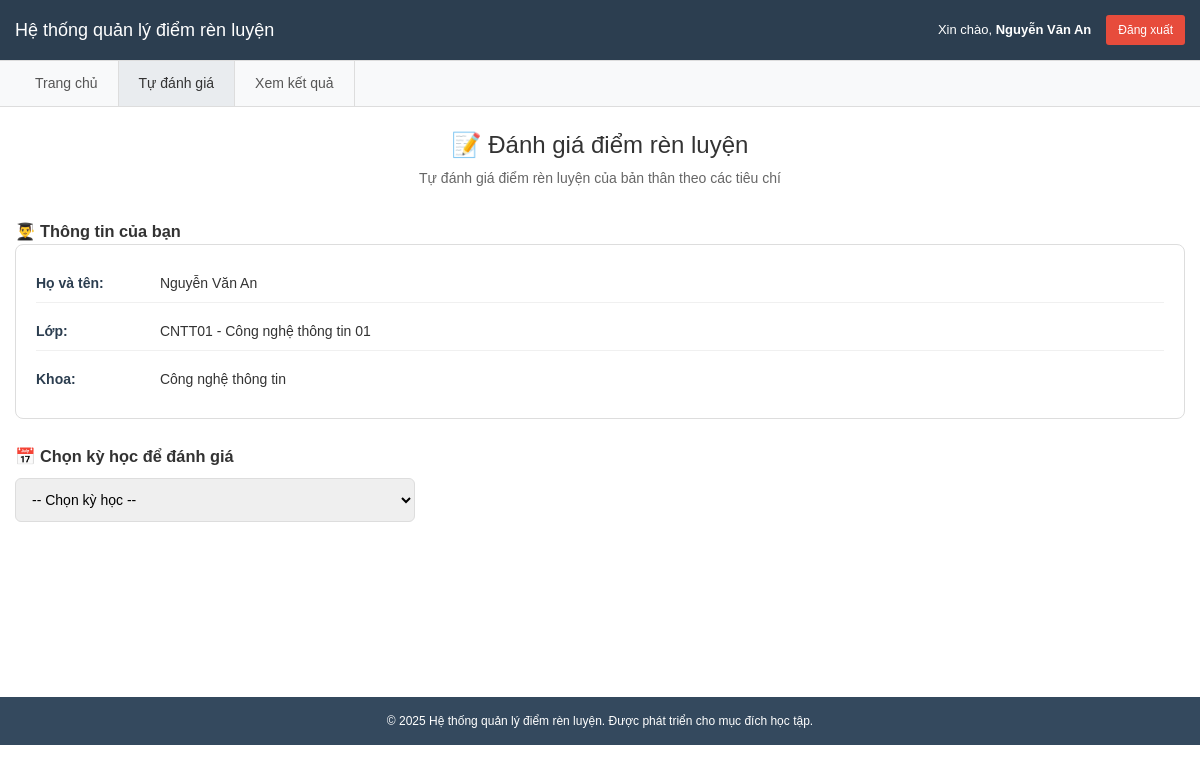
The page /students.php (signed in) on the database its author committed.
### tables this page shows
CREATE TABLE IF NOT EXISTS students (
  id BIGINT UNSIGNED PRIMARY KEY AUTO_INCREMENT,
  class_id BIGINT UNSIGNED NOT NULL,
  student_code VARCHAR(50) NOT NULL UNIQUE,
  full_name VARCHAR(255) NOT NULL,
  email VARCHAR(191) NULL UNIQUE,
  created_at TIMESTAMP NULL DEFAULT CURRENT_TIMESTAMP,
  updated_at TIMESTAMP NULL DEFAULT CURRENT_TIMESTAMP ON UPDATE CURRENT_TIMESTAMP,
  CONSTRAINT fk_students_class FOREIGN KEY (class_id) REFERENCES classes(id)
);

CREATE TABLE IF NOT EXISTS classes (
  id BIGINT UNSIGNED PRIMARY KEY AUTO_INCREMENT,
  faculty_id BIGINT UNSIGNED NOT NULL,
  code VARCHAR(50) NOT NULL UNIQUE,
  name VARCHAR(255) NOT NULL,
  homeroom_lecturer_id BIGINT UNSIGNED NULL,
  created_at TIMESTAMP NULL DEFAULT CURRENT_TIMESTAMP,
  updated_at TIMESTAMP NULL DEFAULT CURRENT_TIMESTAMP ON UPDATE CURRENT_TIMESTAMP,
  CONSTRAINT fk_classes_faculty FOREIGN KEY (faculty_id) REFERENCES faculties(id),
  CONSTRAINT fk_classes_homeroom FOREIGN KEY (homeroom_lecturer_id) REFERENCES lecturers(id)
);

CREATE TABLE IF NOT EXISTS faculties (
  id BIGINT UNSIGNED PRIMARY KEY AUTO_INCREMENT,
  code VARCHAR(50) NOT NULL UNIQUE,
  name VARCHAR(255) NOT NULL,
  created_at TIMESTAMP NULL DEFAULT CURRENT_TIMESTAMP,
  updated_at TIMESTAMP NULL DEFAULT CURRENT_TIMESTAMP ON UPDATE CURRENT_TIMESTAMP
);

### students.php (the view, shortened to what this page needs)
<?php
require_once 'config.php';
$user_id = $_SESSION['user_id'];
$user_name = $_SESSION['user_name'];
$user_role = $_SESSION['user_role'];
try {
    $student_stmt = $pdo->prepare("
        SELECT s.*, c.name as class_name, c.code as class_code, f.name as faculty_name
        FROM students s
        LEFT JOIN classes c ON s.class_id = c.id
        LEFT JOIN faculties f ON c.faculty_id = f.id
        WHERE s.user_id = ?
    ");
    $student_stmt->execute([$user_id]);
    $current_student = $student_stmt->fetch(PDO::FETCH_ASSOC);
} catch (PDOException $e) {
    $error_message = "Lỗi truy vấn database: " . $e->getMessage();
}
?>
<!DOCTYPE html>
<html lang="vi">
<head>
    <link rel="stylesheet" href="style.css">
</head>
<body>
    <header class="header">
        <div class="container">
            <h1>Hệ thống quản lý điểm rèn luyện</h1>
            <div class="user-info">
                <span>Xin chào, <strong><?php echo htmlspecialchars($user_name); ?></strong></span>
                <a href="?logout=1" class="btn-logout">Đăng xuất</a>
            </div>
        </div>
    </header>
    <nav class="nav-menu">
        <div class="container">
            <ul class="menu-list">
                <li><a href="index.php">Trang chủ</a></li>
                <?php if ($user_role === 'student'): ?>
                    <li><a href="students.php" class="active">Tự đánh giá</a></li>
                    <li><a href="evaluations.php">Xem kết quả</a></li>
                <?php endif; ?>
            </ul>
        </div>
    </nav>
    <main class="main-content">
        <div class="container">
            <section class="page-header">
                <h2>📝 Đánh giá điểm rèn luyện</h2>
                <p>Tự đánh giá điểm rèn luyện của bản thân theo các tiêu chí</p>
            </section>
            <?php if ($current_student): ?>
                <section class="student-info-section">
                    <h3>👨‍🎓 Thông tin của bạn</h3>
                    <div class="student-info-card">
                        <p><strong>Họ và tên:</strong> <?php echo htmlspecialchars($current_student['full_name']); ?></p>
                        <p><strong>Lớp:</strong>
                            <?php if (!empty($current_student['class_code'])): ?>
                                <?php echo htmlspecialchars($current_student['class_code'] . ' - ' . $current_student['class_name']); ?>
                            <?php else: ?>
                                <em>Chưa được phân lớp</em>
                            <?php endif; ?>
                        </p>
                        <p><strong>Khoa:</strong> <?php echo htmlspecialchars($current_student['faculty_name'] ?? 'Chưa xác định'); ?></p>
                    </div>
                </section>
                <?php if (!empty($current_student['class_id'])): ?>
                    <section class="term-selection-section">
                        <h3>📅 Chọn kỳ học để đánh giá</h3>
                        <form method="GET" class="term-form">
                            <div class="form-group">
                                <select name="term_id" id="term_id" onchange="this.form.submit()">
                                    <option value="">-- Chọn kỳ học --</option>
                                </select>
                            </div>
                        </form>
                    </section>
                <?php endif; ?>
            <?php endif; ?>
        </div>
    </main>
    <footer class="footer">
        <div class="container">
            <p>&copy; 2025 Hệ thống quản lý điểm rèn luyện. Được phát triển cho mục đích học tập.</p>
        </div>
    </footer>
</body>
</html>

### style.css (style rules this page uses)
* { margin: 0; padding: 0; box-sizing: border-box; }
body { font-family: Arial, sans-serif; line-height: 1.5; color: #333; background-color: #ffffff; font-size: 14px; }
.container { max-width: 1200px; margin: 0 auto; padding: 0 15px; }
.header { background-color: #2c3e50; color: white; padding: 15px 0; border-bottom: 1px solid #ddd; }
.header .container { display: flex; justify-content: space-between; align-items: center; flex-wrap: wrap; }
.header h1 { font-size: 18px; font-weight: normal; }
.user-info { display: flex; align-items: center; gap: 15px; flex-wrap: wrap; font-size: 13px; }
.btn-logout { background-color: #e74c3c; color: white; padding: 6px 12px; border-radius: 3px; text-decoration: none; font-size: 12px; }
.nav-menu { background-color: #f8f9fa; border-bottom: 1px solid #ddd; padding: 0; }
.menu-list { list-style: none; display: flex; margin: 0; padding: 0; }
.menu-list li a { display: block; padding: 12px 20px; text-decoration: none; color: #555; border-right: 1px solid #ddd; }
.menu-list li a:hover, .menu-list li a.active { background-color: #e9ecef; color: #333; }
.main-content { min-height: 70vh; padding: 20px 0; }
.page-header { text-align: center; margin-bottom: 30px; }
.page-header h2 { color: #333; font-size: 24px; margin-bottom: 5px; font-weight: normal; }
.page-header p { color: #666; font-size: 14px; }
.search-form, .term-form, .scores-form { margin-top: 10px; }
.search-field, .form-group { flex: 1; min-width: 150px; }
.search-field input, .search-field select, .form-group input, .form-group select { width: 100%; padding: 8px 10px; border: 1px solid #ddd; border-radius: 3px; font-size: 13px; }
.footer { background-color: #34495e; color: white; text-align: center; padding: 15px 0; margin-top: 30px; font-size: 12px; }
.student-info-card { background: white; border: 1px solid #ddd; border-radius: 8px; padding: 20px; margin-bottom: 25px; }
.student-info-card p { margin-bottom: 10px; padding: 8px 0; border-bottom: 1px solid #f0f0f0; }
.student-info-card p:last-child { border-bottom: none; margin-bottom: 0; }
.student-info-card strong { display: inline-block; width: 120px; color: #2c3e50; }
.term-form select { width: 100%; max-width: 400px; padding: 12px; border: 1px solid #ddd; border-radius: 6px; font-size: 14px; }

### rows shown on the page
students: full_name "Nguyễn Văn An", class.name "CNTT01 - Công nghệ thông tin 01", faculties.name "Công nghệ thông tin"

### other values the page prints
$user_name "Nguyễn Văn An"
